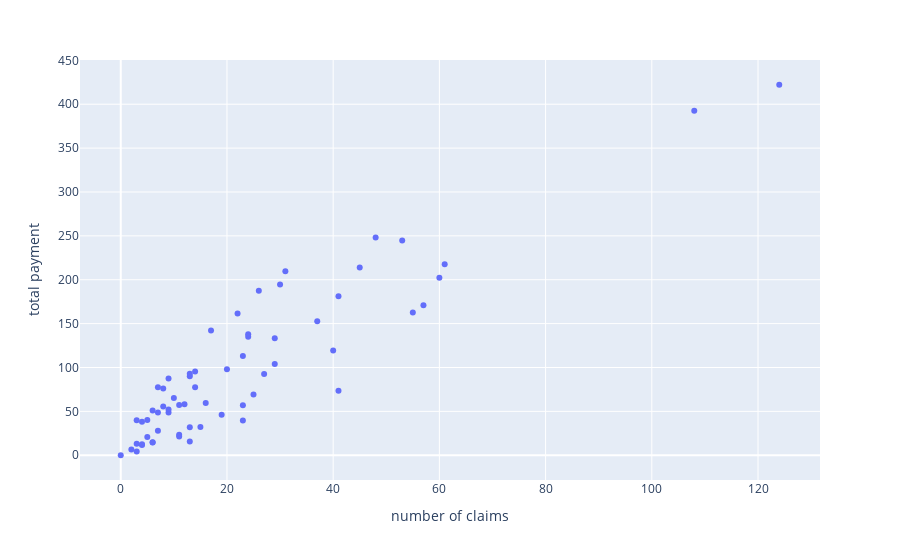

This figure's notebook cell:
### Code cell
import plotly.express as px

fig = px.scatter(df, x = 'number of claims', y = 'total payment')
fig.show()

### Figure 1 — Plotly figure (JSON) as saved in the notebook; plotly's stock layout.template omitted (floating-point values rounded to 4 significant figures)
{"data": [{"hovertemplate": "number of claims=%{x}<br>total payment=%{y}<extra></extra>", "legendgroup": "", "marker": {"color": "#636efa", "symbol": "circle"}, "mode": "markers", "name": "", "orientation": "v", "showlegend": false, "type": "scatter", "x": [108, 19, 13, 124, 40, 57, 23, 14, 45, 10, 5, 48, 11, 23, 7, 2, 24, 6, 3, 23, 6, 9, 9, 3, 29, 7, 4, 20, 7, 4, 0, 25, 6, 5, 22, 11, 61, 12, 4, 16, 13, 60, 41, 37, 55, 41, 11, 27, 8, 3, 17, 13, 13, 15, 8, 29, 30, 24, 9, 31, 14, 53, 26], "xaxis": "x", "y": [392.5, 46.2, 15.7, 422.2, 119.4, 170.9, 56.9, 77.5, 214, 65.3, 20.9, 248.1, 23.5, 39.6, 48.8, 6.6, 134.9, 50.9, 4.4, 113, 14.8, 48.7, 52.1, 13.2, 103.9, 77.5, 11.8, 98.1, 27.9, 38.1, 0, 69.2, 14.6, 40.3, 161.5, 57.2, 217.6, 58.1, 12.6, 59.6, 89.9, 202.4, 181.3, 152.8, 162.8, 73.4, 21.3, 92.6, 76.1, 39.9, 142.1, 93, 31.9, 32.1, 55.6, 133.3, 194.5, 137.9, 87.4, 209.8, 95.5, 244.6, 187.5], "yaxis": "y"}], "layout": {"legend": {"tracegroupgap": 0}, "margin": {"t": 60}, "xaxis": {"anchor": "y", "domain": [0, 1], "title": {"text": "number of claims"}}, "yaxis": {"anchor": "x", "domain": [0, 1], "title": {"text": "total payment"}}}}
